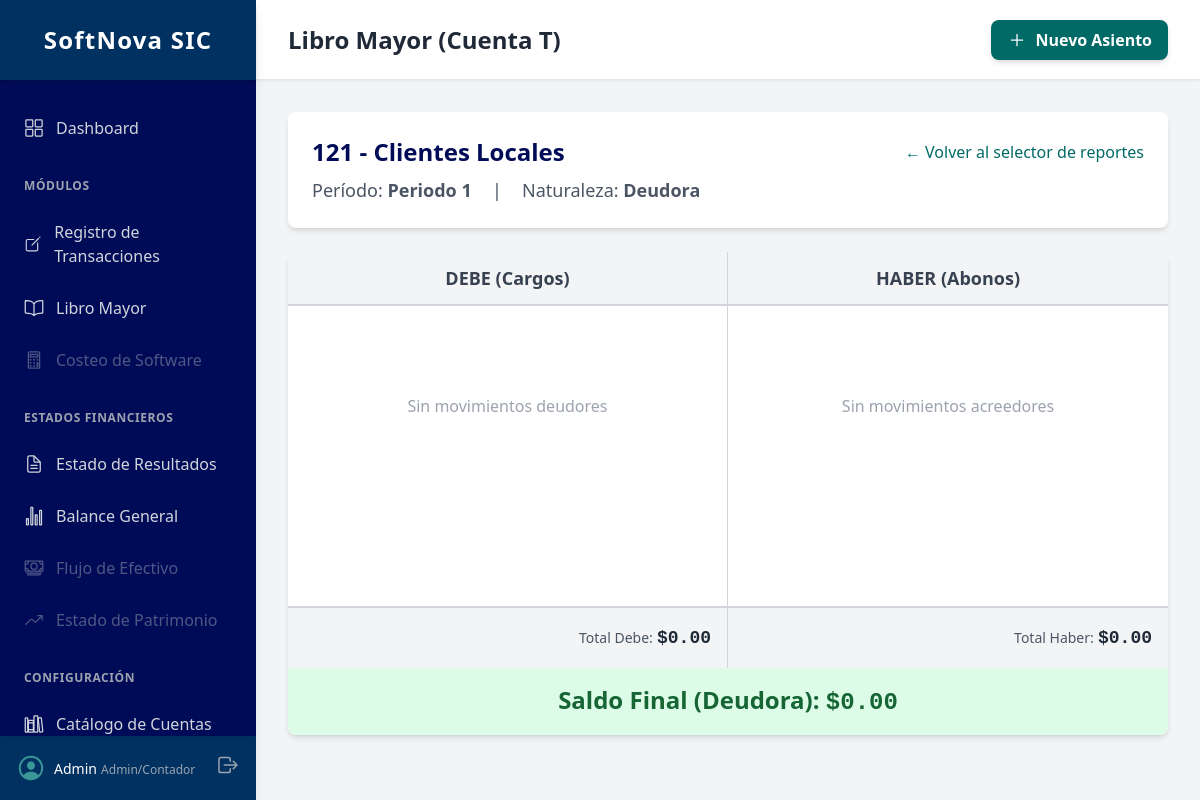
The page /contabilidad/reportes/mayor/1/8/ (signed in) on the database as committed earlier.
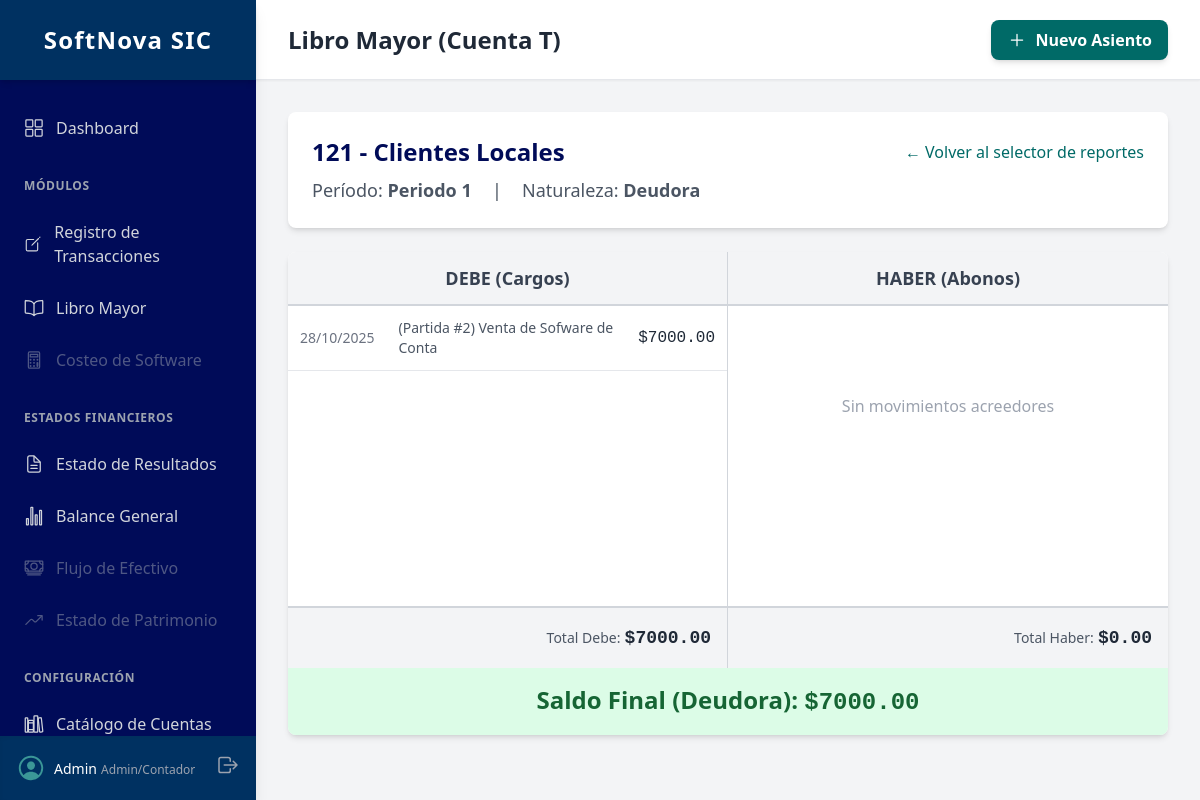
The same page on the database as committed later.
### contabilidad/models.py (models this page shows, shortened)
class Movimiento(models.Model):
    asiento = models.ForeignKey(
        AsientoDiario,
        on_delete=models.CASCADE,
        related_name="movimientos",
        help_text="Asiento al que pertenece este movimiento"
    )
    cuenta = models.ForeignKey(
        Cuenta,
        on_delete=models.PROTECT, # No borrar cuentas con movimientos
        help_text="Cuenta contable afectada",
        limit_choices_to={'es_imputable': True}
    )
    debe = models.DecimalField(
        max_digits=12,
        decimal_places=2,
        default=0
    )
    haber = models.DecimalField(
        max_digits=12,
        decimal_places=2,
        default=0
    )
    class Meta:
        ordering = ['pk'] # Ordenar por creación
        verbose_name = "Movimiento"
        verbose_name_plural = "Movimientos"

class AsientoDiario(models.Model):
    periodo = models.ForeignKey(
        PeriodoContable,
        on_delete=models.PROTECT, # No permitir borrar períodos con asientos
        related_name="asientos"
    )
    numero_partida = models.PositiveIntegerField(
        editable=False,
        help_text="Número de partida correlativo dentro del período"
    )
    fecha = models.DateField(
        default=timezone.now,
        help_text="Fecha de la transacción"
    )
    descripcion = models.TextField(
        blank=True,
        help_text="Descripción del asiento (concepto, glosa)"
    )
    creado_por = models.ForeignKey(
        User,
        on_delete=models.SET_NULL,
        null=True, blank=True,
        related_name="asientos_creados"
    )
    creado_en = models.DateTimeField(auto_now_add=True)
    class Meta:
        ordering = ['periodo', 'numero_partida']
        unique_together = ('periodo', 'numero_partida')
        verbose_name = "Asiento Diario"
        verbose_name_plural = "Libro Diario"

### contabilidad/views.py (the view)
# urls.py: path('reportes/mayor/<int:periodo_id>/<int:cuenta_id>/', views.libro_mayor_detalle, name='libro_mayor_detalle'),
@login_required
@user_passes_test(es_contador_o_admin, login_url='/admin/login/')
def libro_mayor_detalle(request, periodo_id, cuenta_id):
    periodo = get_object_or_404(PeriodoContable, pk=periodo_id)
    cuenta = get_object_or_404(Cuenta, pk=cuenta_id)
    movimientos = Movimiento.objects.filter(
        asiento__periodo=periodo,
        cuenta=cuenta
    ).order_by('asiento__fecha', 'asiento__numero_partida')
    movimientos_debe = movimientos.filter(debe__gt=0)
    movimientos_haber = movimientos.filter(haber__gt=0)
    totales = movimientos.aggregate(
        total_debe=models.Sum('debe'),
        total_haber=models.Sum('haber')
    )
    total_debe = totales.get('total_debe') or Decimal('0.00')
    total_haber = totales.get('total_haber') or Decimal('0.00')
    saldo = Decimal('0.00')
    if cuenta.naturaleza == Cuenta.NaturalezaCuenta.DEUDORA:
        saldo = total_debe - total_haber
    else: # Naturaleza ACREEDORA
        saldo = total_haber - total_debe
    context = {
        'periodo': periodo,
        'cuenta': cuenta,
        'movimientos_debe': movimientos_debe,
        'movimientos_haber': movimientos_haber,
        'total_debe': total_debe,
        'total_haber': total_haber,
        'saldo': saldo,
        'saldo_abs': abs(saldo),
    }
    return render(request, 'contabilidad/libro_mayor_detalle.html', context)

### contabilidad/views.py (called while the page is built)
def es_contador_o_admin(user):
    return user.is_staff or user.is_superuser

### contabilidad/templates/contabilidad/libro_mayor_detalle.html (shortened to what this page needs)
{% extends 'base.html' %}
{% block page_title %}Libro Mayor (Cuenta T){% endblock %}
{% block content %}
<div class="bg-white p-6 rounded-lg shadow-md mb-6">
    <div class="flex justify-between items-center mb-2">
        <h3 class="text-2xl font-bold text-sic-dark-blue">{{ cuenta.codigo }} - {{ cuenta.nombre }}</h3>
        <a href="{% url 'contabilidad:mayor_seleccion' %}?periodo_id={{ periodo.id }}" class="text-sic-teal hover:underline">
            &larr; Volver al selector de reportes
        </a>
    </div>
    <span class="text-lg text-gray-600">Período: <span class="font-semibold">{{ periodo.nombre }}</span></span>
    <span class="text-lg text-gray-600 mx-4">|</span>
    <span class="text-lg text-gray-600">Naturaleza: <span class="font-semibold">{{ cuenta.get_naturaleza_display }}</span></span>
</div>
<div class="bg-white rounded-lg shadow-md overflow-hidden">
    <div class="grid grid-cols-2">
        <div class="p-3 bg-gray-100 border-b-2 border-r border-gray-300">
            <h4 class="text-lg font-semibold text-gray-700 text-center">DEBE (Cargos)</h4>
        </div>
        <div class="p-3 bg-gray-100 border-b-2 border-gray-300">
            <h4 class="text-lg font-semibold text-gray-700 text-center">HABER (Abonos)</h4>
        </div>
    </div>
    <div class="grid grid-cols-2 min-h-[300px]">
        <div class="border-r border-gray-300">
            <table class="w-full">
                <tbody>
                    {% for mov in movimientos_debe %}
                    <tr class="border-b border-gray-200 hover:bg-green-50">
                        <td class="p-3 text-sm text-gray-500">{{ mov.asiento.fecha|date:"d/m/Y" }}</td>
                        <td class="p-3 text-sm text-gray-600">
                            (Partida #{{ mov.asiento.numero_partida }}) {{ mov.asiento.descripcion|truncatechars:40 }}
                        </td>
                        <td class="p-3 text-right font-mono font-medium text-gray-800">${{ mov.debe|floatformat:2 }}</td>
                    </tr>
                    {% endfor %}
                    {% if not movimientos_debe %}
                    <tr class="h-[200px]"><td colspan="3" class="text-center text-gray-400 align-middle">Sin movimientos deudores</td></tr>
                    {% endif %}
                </tbody>
            </table>
        </div>
        <div>
             <table class="w-full">
                <tbody>
                    {% if not movimientos_haber %}
                    <tr class="h-[200px]"><td colspan="3" class="text-center text-gray-400 align-middle">Sin movimientos acreedores</td></tr>
                    {% endif %}
                </tbody>
            </table>
        </div>
    </div>
    <div class="grid grid-cols-2 bg-gray-100">
        <div class="p-4 border-t-2 border-r border-gray-300 text-right">
            <span class="text-sm text-gray-600">Total Debe:</span>
            <span class="text-lg font-bold text-gray-800 font-mono">${{ total_debe|floatformat:2 }}</span>
        </div>
        <div class="p-4 border-t-2 border-gray-300 text-right">
            <span class="text-sm text-gray-600">Total Haber:</span>
            <span class="text-lg font-bold text-gray-800 font-mono">${{ total_haber|floatformat:2 }}</span>
        </div>
    </div>
    <div class="p-4 {% if saldo >= 0 %}bg-green-100 text-green-800{% else %}bg-red-100 text-red-800{% endif %}">
        <h3 class="text-2xl font-bold text-center">
            Saldo Final ({{ cuenta.get_naturaleza_display }}):
            <span class="font-mono">${{ saldo_abs|floatformat:2 }}</span>
        </h3>
    </div>
</div>
{% endblock %}

Rows that differ between the two databases and show on the page:
added Movimiento: asiento.fecha "28/10/2025", asiento.numero_partida "2", asiento.descripcion "Venta de Sofware de Conta", debe "7000.00"
Other text that changed with them:
{{ total_debe|floatformat:2 }}: "0.00" → "7000.00"
{{ saldo_abs|floatformat:2 }}: "0.00" → "7000.00"
text no longer shown: "Sin movimientos deudores"
